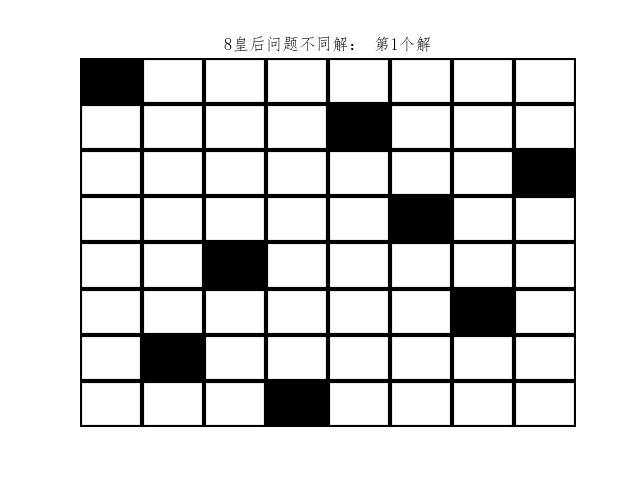
#> input picture N Queens/8_1.png, 640 x 480 px; its folder holds only this picture in this run
$ python N_Queens.py
#> lines starting #> are read from the running program, lines starting #| are printed output that depends on the picture
# -*- coding：utf-8 -*-
# &Author  AnFany

# 注意更改路径
import os
os.chdir(r'C:\Users\GWT9\Desktop\queen')  # 设置当前工作目录

import imageio  # 引入合成gif的库

queencount = 8  # 可随意设置，如果设置为大于12的数，程序运行较慢。
# 根据已经选择的坐标点，输出与其冲突的在其斜线方向上的坐标集合
# 为了简化运算，定义一些设置
su = [[i, j] for i in ['+', '-'] for j in ['+', '-']]
sdict = {'+': '<queencount', '-': '> -1'}


# 返回冲突的斜线坐标集合
def simple(zuibiao, sign, sidict=sdict):
    save = []
    hang = zuibiao[0]
    lie = zuibiao[1]
    while eval('hang%s' % sidict[sign[0]]) and eval('lie%s' % sidict[sign[1]]):
        save.append([hang, lie])
        hang = eval('hang %s1' % sign[0])
        lie = eval('lie%s1' % sign[1])
    return save


# 返回与其冲突的全部坐标  斜线方向+同行同列方向
def allno(func, zuibiao, listsi=su, count=queencount):
    alist = []
    # 斜线方向
    for hs in listsi:
        alist += func(zuibiao, hs)  # 斜线方向上的冲突坐标集合
    # 同行同列方向上的冲突坐标集合
    for same in range(0, count):
        alist.append([same, zuibiao[1]])
        alist.append([zuibiao[0], same])
    return alist


# 根据已经选择的坐标，以及冲突的坐标集合，输出摆放第n个皇后的可能的坐标集合
def xikk(newlist, numb=queencount):
    fu = []
    for tu in newlist:
        fu += allno(simple, tu)  # 所有冲突的坐标集合
    slast = []
    if len(newlist) >= numb:
        return slast
    else:
        for jgi in [[len(newlist), j] for j in range(0, numb)]:  # 必须在第n行选取第n个坐标
            if jgi not in fu:
                slast.append(jgi)
        return slast  # 返回可能选择的坐标集合


startdict = {1: 0}  # 表示的是： 下一次添加的是第一行的可行的坐标集合中的第0个元素

# 尾递归优化
import sys
class TailRecurseException(BaseException):
    def __init__(self, args, kwargs):
        self.args = args
        self.kwargs = kwargs
def tail_call_optimized(g):
    def func(*args, **kwargs):
        f = sys._getframe()
        if f.f_back and f.f_back.f_back and f.f_back.f_back.f_code == f.f_code:
            raise TailRecurseException(args, kwargs)
        else:
            while 1:
                try:
                    return g(*args, **kwargs)
                except TailRecurseException as e:
                    args = e.args
                    kwargs = e.kwargs

    func.__doc__ = g.__doc__
    return func


# 回溯算法的函数
@tail_call_optimized
def huifu(select, exdict, save, nn=queencount):
    # select:已经选择的摆放皇后的坐标集合列表， exdict:存储第几个皇后的可行列表的第几个元素的字典， save:存储皇后问题的解
    # 判断当前的状况是不是皇后问题的解
    if len(select) == nn:  # 如果是，则添加到save中
        save.append(select)
    # 求出当前对应select的可行性的坐标集合
    fulist = xikk(select)
    if len(fulist) != 0:  # 如果可行性坐标集合不为空
        exdict[len(select) + 1] = 0  # 实时记录下一次选择应该是选择可行性坐标集合中的第几个元素
        return huifu(select + [fulist[exdict[len(select)]]], exdict, save)  # 开始递归
    else:
        # 如果可行性坐标集合为空
        # 开始从后往前计算，找到哪一个可行性坐标集合还有选择的余地
        # 如果都已经没有选择了，则遍历完成
        for jsa in list(range(1, len(select)))[::-1]:  # 从后往前计算
            fuud = xikk(select[0: jsa])
            if exdict[len(select[0: jsa])] < len(fuud) - 1:  # 说明有选择的余地
                # 说明找到一个满足条件的，需要更新字典
                newdict = {}
                for hh in exdict:
                    if hh < jsa + 1:
                        newdict[hh] = exdict[hh]
                fur = exdict[jsa] + 1
                newdict[jsa] = fur
                return huifu(select[0:jsa], newdict, save)  # 开始递归
        return save

sult = []
for jj in [[0, dfu] for dfu in range(0, queencount)]:#遍历第0行的元素，找到每一个位置有皇后时的所有解
    sult = huifu([jj], startdict, sult)#相加
import numpy as np  # 引入numpy数组库
# 通过主对角线对称变换[也就是转置]可以得到的解
def trans(exlist):
    yuannp = np.zeros((len(exlist), len(exlist)))
    for jj in exlist:
        yuannp[jj[0], jj[1]] = 1
    # 获得所有的同质解
    # 获得转置
    trannp = yuannp.T
    # 开始获得值为1 的坐标
    si = []
    for ihang in range(0, len(exlist)):
        for jlie in range(0, len(exlist)):
            if trannp[ihang][jlie] == 1:
                si.append([ihang, jlie])
    return si


# 顺时针每旋转90度产生一个本质一样的解，以及关于主、副对角线对称的解
def sameslover(siglelist):
    yuannp = np.zeros((len(siglelist), len(siglelist)))  # 构建全0数组
    for jj in siglelist:
        yuannp[jj[0], jj[1]] = 1  # 选中的坐标，其值为1
    # 开始旋转3次，因为旋转4次，与开始的重合，所以旋转3次
    xuanzhuan = 0
    # 获得所有的同质解
    tongzhi = []
    while xuanzhuan < 3:
        tongzhi.append(trans(siglelist))  # 添加 主对角线 对称的解
        xuanzhuan += 1
        # 开始向右翻转90度，形成的新数组的规则为：新数组的行从左到右，是旧数组的列从下往上依次组成的
        newnp = []
        for lienu in range(0, len(siglelist)):
            lie = []
            for low_up in range(len(siglelist) - 1, -1, -1):
                lie.append(yuannp[low_up, lienu])
            newnp.append(lie)
        # 开始获得值为1 的坐标
        si = []
        for ihang in range(0, len(siglelist)):
            for jlie in range(0, len(siglelist)):
                if newnp[ihang][jlie] == 1:
                    si.append([ihang, jlie])
        tongzhi.append(si)
        siglelist = si.copy()  # 通过这种变换，来获得关于 副对角线 对称的解
        # 在此基础上继续翻转
        yuannp = np.array(newnp).copy()
    tongzhi.append(trans(siglelist))  # 因为需要四个主对角线，循环里面有3次，因此需要加上最后一次，也就是旋转了270度形成的解 的主对角线 对称的解
    return tongzhi


# print(len(sult))
# 开始去除本质相同的解
for jj in sult:
    for gggg in sameslover(jj):
        if gggg in sult and gggg != jj:  # 不能删除和初始解一样的解
            sult.remove(gggg)
# print(len(sult)

# 开始绘图展示
from pylab import mpl  # 作图显示中文

mpl.rcParams['font.sans-serif'] = ['FangSong']  # 设置中文字体为新宋体
import matplotlib.pyplot as plt

# 下图中以黑色方块代表皇后
scount = 1
for i_so in sult:
    # 开始绘制棋盘
    for i in range(0, len(i_so) + 1):
        plt.axhline(y=i, linewidth=3, color='k')
        plt.axvline(x=i, linewidth=3, color='k')
    plt.axis([0, len(i_so), 0, len(i_so)])
    plt.title('%d皇后问题不同解： 第%s个解' % (queencount, scount))
    # 开始绘制皇后, 黑色方块代表皇后
    for jif in i_so:
        plt.broken_barh([(jif[1], 1)], (len(i_so) - 1 - jif[0], 1), facecolors='k')
    plt.axis('off')  # 关闭坐标轴
    plt.savefig(r"./%s_%s.png" % (queencount, scount))  # 图片保存
    plt.close()
    scount += 1
#> this loop made 12 passes
#> pass 1, `plt.savefig(r"./%s_%s.png" % (queencount, scount))`:
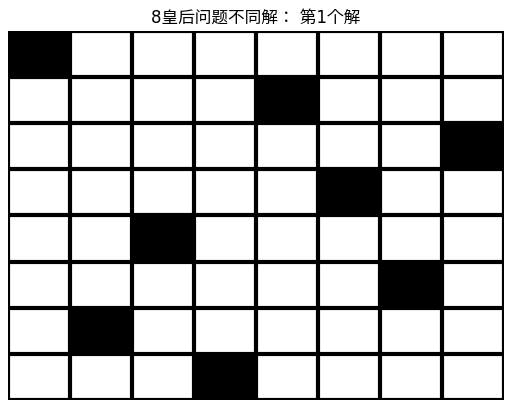
#> figure drawn by matplotlib, 1 panel
#> pass 2, `plt.savefig(r"./%s_%s.png" % (queencount, scount))`:
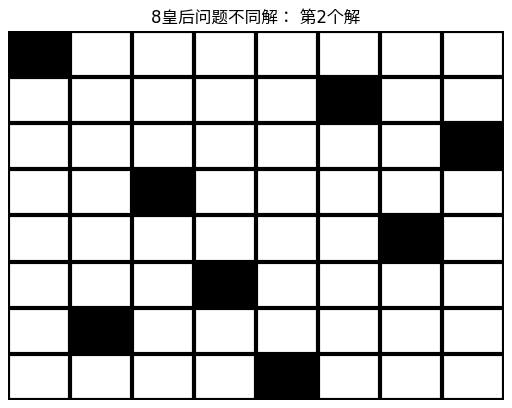
#> figure drawn by matplotlib, 1 panel

# 最终的图片合成gif
# 所有的图片name集合
namelist = []
for jjj in range(1, len(sult) + 1):
    namelist += ['%s_%s.png' % (queencount, jjj)] * 8  # 数字8控制动态图中每类图片的显示时间


# 创建gif的函数
def create_gif(image_list, gif_name):
#> called with gif_name = 'queen.gif'
    frames = []
    for image_name in image_list:
        frames.append(imageio.imread(image_name))
    imageio.mimsave(gif_name, frames, 'GIF', duration=0.2)  # duration控制动态图中每张图片的显示时间
    return


#> (the run stopped early here; a loop or call above may not have finished)
